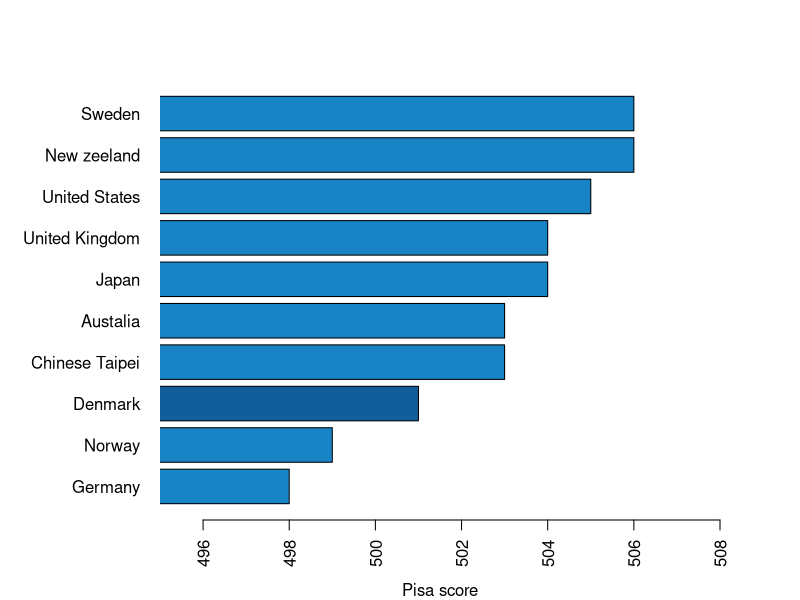

This chart was generated by the following R code:
# Pisa scores for selected countries
# None of the shown countries have scores that are significantly different from
# the Danish score

# set the colors of the bar plot to values from my default list
MyColoes2 = c("#115f9a", "#1984c5", "#22a7f0", "#48b5c4", "#76c68f", "#a6d75b", "#c9e52f", "#d0ee11", "#d0f400")
ColList <- rep("#1984c5",10) # repeat color 10 times
ColList[3] = "#115f9a" # Change the color for Denmark

# add the scores from the PISA data set (rev reverses the order, just to make it look nicer)
score = rev(c(506,506,505,504,504,503,503,501,499,498))
country = rev(c('Sweden', 'New zeeland', 'United States', 'United Kingdom', 'Japan', 'Austalia', 'Chinese Taipei', 'Denmark', 'Norway', 'Germany'))

# set the margins for the figure
par(mar=c(4,4,4,4), oma=c(0,4,0,0))

# Plot the bar plot
barplot(score, names.arg = country, 
        horiz = TRUE, # make the plot horizontal
        las=2, # Rotate the bar Names
        cex.names = 1, # Scale the bar names
        xlim = c(495, 508), # zoom in on the x axis
        xpd = FALSE, # Prevent the bar plot going outside the figure area
        xlab = 'Pisa score', 
        col = ColList) # set colors
